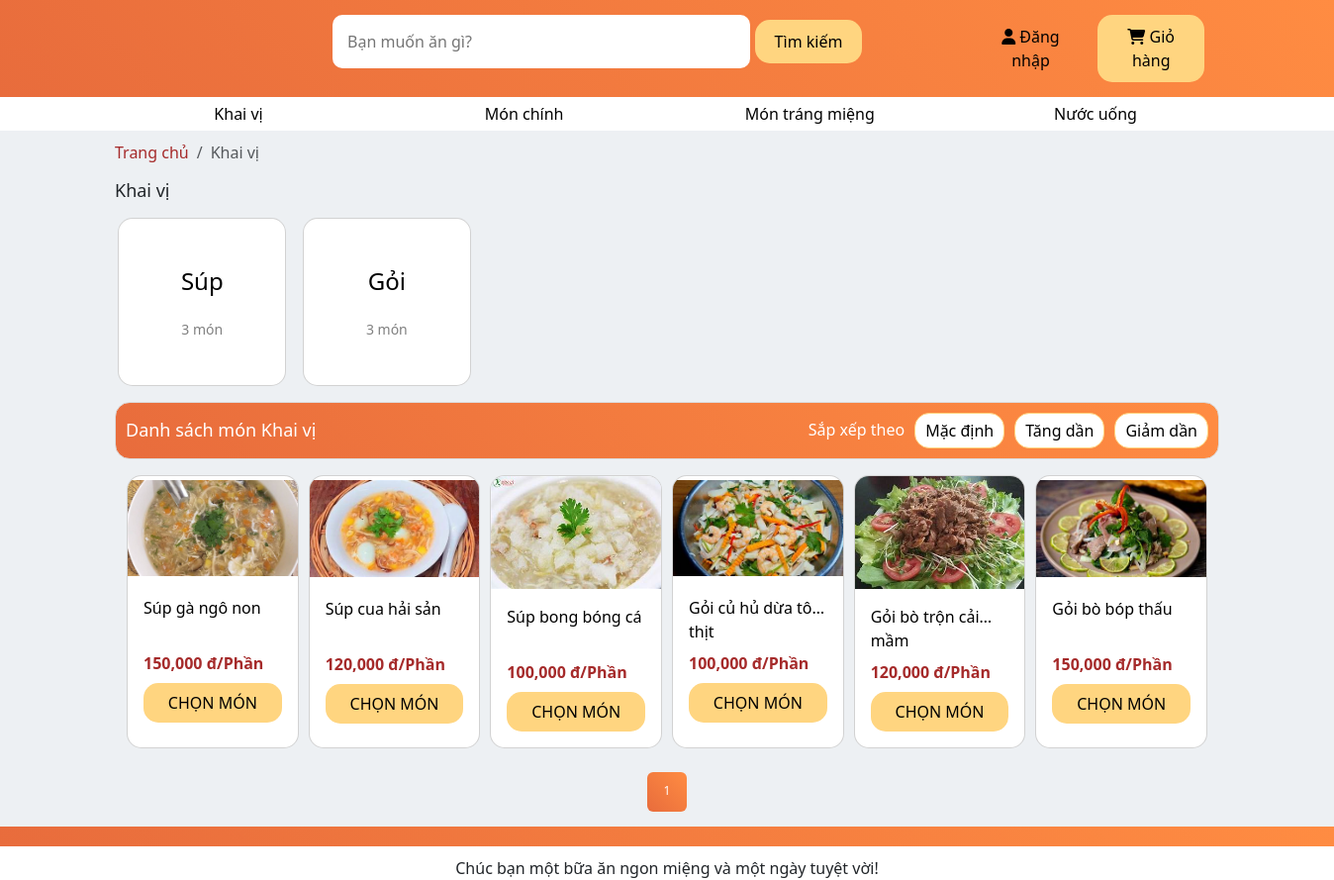
The page /Khai vị/ on the database its author committed.
### products/models.py (models this page shows, shortened)
class Category_lv1(models.Model):
    UNIT_TYPE_CHOICES = [
        ('Khai vị', 'Khai vị'),
        ('Món chính', 'Món chính'),
        ('Món tráng miệng', 'Món tráng miệng'),
        ('Nước uống', 'Nước uống'),
    ]
    cate_1 = models.CharField(max_length=500, choices=UNIT_TYPE_CHOICES)
    def __str__(self) -> str:
        return self.cate_1

class Category_lv2(models.Model):
    cate_1 = models.ForeignKey(Category_lv1, on_delete=models.SET_NULL, null=True, blank=False)
    cate_2 = models.CharField(max_length=500)
    num_products = models.IntegerField(default=0) # Số loại món ăn thuộc danh mục cấp 2
    def __str__(self) -> str:
        return self.cate_2
    def update_num_products(self):
        self.num_products = Product.objects.filter(prod_cate_lv2=self).count()
        self.save()

class Product(models.Model):
    prod_name = models.CharField(max_length=500)
    prod_price = models.IntegerField()
    prod_cate_lv1 = models.ForeignKey(Category_lv1, on_delete=models.SET_NULL, null=True, blank=False)
    prod_cate_lv2 = models.ForeignKey(Category_lv2, on_delete=models.SET_NULL, null=True, blank=False)
    prod_description = models.CharField(max_length=500,null=True, blank=False)

### products/views.py (the view, shortened to what this page needs)
# urls.py: path('<str:cate_lv1_name>/', views.PList_Lv1, name='categories_products'),
def PList_Lv1(request, cate_lv1_name):
    cate_lv1 = get_object_or_404(Category_lv1, cate_1=cate_lv1_name)
    categories_lv2 = Category_lv2.objects.filter(cate_1=cate_lv1)
    products = Product.objects.filter(prod_cate_lv2__in=categories_lv2)
    for cate_lv2 in categories_lv2:
        cate_lv2.update_num_products()
    for product in products:
        avatar = Product_Image.objects.filter(prod_name=product, is_avatar=True).first()
        product.avatar_url = avatar.ImageURL if avatar else None
        product.prod_price_formatted = "{:,.0f}".format(product.prod_price)  # xxx.xxx
    breadcrumb = [
        {"name": "Trang chủ", "url": "/"},
        {"name": cate_lv1.cate_1, "url": f"/{cate_lv1.cate_1}/"}
    ]
    paginator = Paginator(products, 12)
    page_number = request.GET.get('page')
    page_obj = paginator.get_page(page_number)
    total_pages = paginator.num_pages
    current_page = page_obj.number
    if total_pages <= 7:
        page_range = paginator.page_range
    context = {
        'cate_lv1': cate_lv1,
        'categories_lv2': categories_lv2,
        'page_obj': page_obj,
        'page_range': page_range,
        'breadcrumb': breadcrumb
    }
    return render(request, 'PList_Lv1.html', context)

### products/context_processors.py (called while the page is built)
def nav_categories(request):
    categories_data = []
    categories_lv1 = Category_lv1.objects.all()
    for cate_lv1 in categories_lv1:
        categories_lv2 = Category_lv2.objects.filter(cate_1=cate_lv1)
        categories_data.append({
            "cate_lv1": cate_lv1,
            "categories_lv2": categories_lv2
        })
    return {
        "categories_data": categories_data
    }

### products/models.py (called while the page is built)
    @property
    def ImageURL(self):
        try:
            url = self.prod_image.url
        except :
            url = ''
        return url

### products/templates/PList_Lv1.html (shortened to what this page needs)
{% extends 'base.html' %}
{% load static %}
{% block content %}
<link rel="stylesheet" href="{% static 'css/product_page_style.css' %}">
<section class="bread-crumb">
    <div class="container">
        <nav aria-label="breadcrumb">
            <ol class="breadcrumb">
                {% for item in breadcrumb %}
                    {% if forloop.last %}
                        <li class="breadcrumb-item active" aria-current="page">{{ item.name }}</li>
                    {% else %}
                        <li class="breadcrumb-item no-active"><a href="{{ item.url }}">{{ item.name }}</a></li>
                    {% endif %}
                {% endfor %}
            </ol>
        </nav>
    </div>
</section>
<section class="categories">
    <div class="container">
        <h1>{{ cate_lv1.cate_1 }}</h1>
        <div class="grid">
            {% for category in categories_lv2 %}
            <a href="{% url 'categories_lv2' cate_lv1.cate_1 category.cate_2 %}">
                <div class="card">
                    <div class="card-body">
                        <p class="name-cate">{{ category.cate_2 }}</p>
                        <p class="num-product">{{ category.num_products }} món</p>
                    </div>
                </div>
            </a>
            {% endfor %}
        </div>
    </div>
</section>
    <section class="product-list">
        <div class="container">
            <div class="product-header">
                <div class="grid">
                    <h1>Danh sách món {{cate_lv1.cate_1}}</h1>
                    <div class="sort">
                        <h2>Sắp xếp theo</h2>
                        <button id="sort-default">Mặc định</button>
                        <button id="sort-asc">Tăng dần</button>
                        <button id="sort-desc">Giảm dần</button>
                    </div>
                </div>
            </div>
            <div class="filter-and-product-cards">
                <div class="container">
                    <div class="product-cards">
                        <div class="grid" id="product-list">
                            {% for product in page_obj %}
                            <div class="card">
                                <a href="{% url 'product_detail' product.prod_cate_lv1 product.prod_cate_lv2 product.prod_name %}" class="card-title-link">
                                    <img src="{{ product.avatar_url }}" class="card-img-top" alt="{{product.prod_name}}">
                                </a>
                                <div class="card-body">
                                <a href="{% url 'product_detail' product.prod_cate_lv1 product.prod_cate_lv2 product.prod_name %}" class="card-title-link">
                                    <h5 class="card-title line-clamp">
                                        {{product.prod_name}}
                                    </h5>
                                </a>
                                    <div class="product-info">
                                        <p class="price">{{product.prod_price_formatted}} đ/Phần</p>
                                    </div>
                                    <button data-product="{{ product.id }}" data-action="add" class="addtocart update-cart">CHỌN MÓN</button>
                                </div>
                            </div>
                            {% endfor %}
                        </div>
                    </div>
                    <div class="PhanTrang">
                        <nav aria-label="Page navigation" class="mt-4">
                            <ul class="pagination justify-content-center">
                                {% for num in page_range %}
                                    {% if num == '...' %}
                                        <li class="page-item disabled"><span class="page-link">...</span></li>
                                    {% else %}
                                        <li class="page-item {% if page_obj.number == num %}active{% endif %}">
                                            <a class="page-link" href="?page={{ num }}">{{ num }}</a>
                                        </li>
                                    {% endif %}
                                {% endfor %}
                            </ul>
                        </nav>
                    </div>
                </div>
            </div>
        </div>
    </section>
{% endblock %}

### products/templates/base.html (shortened to what this page needs)
{% load static %}
<!doctype html>
<html lang="en">
<head>
    <link href="https://cdn.jsdelivr.net/npm/bootstrap@5.3.3/dist/css/bootstrap.min.css" rel="stylesheet"
>
    <link rel="stylesheet" href = "{% static 'css/base.css' %}">
</head>
<body>
    <header>
        <div class="container">
            <div class="main-header">
                <div class="row">
                    <div class="col-xl-2">
                    </div>
                    <div class="col-xl-7">
                        <form class="search" method = POST action = "{% url "TimKiem" %}">
                            <input class="search-bar" type="search"
                                placeholder="Bạn muốn ăn gì?" name="searched">
                            <button class="search-btn" type="submit">Tìm kiếm</button>
                        </form>
                    </div>
                    <div class="col-xl-3">
                        <div class="customer">
                            <button class="sign-in"><i class="fa-solid fa-user"></i> Đăng nhập</button>
                            <button class="cart"><i class="fa-solid fa-cart-shopping"></i> Giỏ hàng</button>
                        </div>
                    </div>
                </div>
            </div>
        </div>
    </header>
    <nav>
        <div class="container">
            <ul>
                {% for data in categories_data %}
                    <li class="dropdown">
                        <a href="{% url 'categories_products' data.cate_lv1.cate_1 %}">
                            {{ data.cate_lv1.cate_1 }}
                        </a>
                    </li>
                {% endfor %}
            </ul>
        </div>
    </nav>
    {% block content %}
    {% endblock %}
    <footer>
        <div class = "container">
            <p>Chúc bạn một bữa ăn ngon miệng và một ngày tuyệt vời!</p>
        </div>
    </footer>
</body>
</html>

### static/css/base.css (style rules this page uses)
:root { --background-color1: #EDF0F3; }
* { font-weight: 500; }
body { background-color: var(--background-color1); }
a { text-decoration: none; color: black; }
ul { padding-left: 0px; list-style-type: none; }
header { background: linear-gradient(45deg, #E86C3C, #FF8C42); }
footer { background: white; }
header .main-header { padding: 15px; }
header .main-header .search { padding-left: 20px; }
header .main-header .search .search-bar { width: 70%; padding: 15px 15px; border: none; border-radius: 10px; }
header .main-header .customer { height: 100%; display: flex; justify-content: space-between; padding-left: 10px; align-items: center; }
header .main-header .customer button { margin-left: 10px; }
header .main-header .customer .sign-in { background-color: transparent ; }
footer { padding-top: 30px; position: relative; }
footer::before { content: ""; background: linear-gradient(45deg, #E86C3C, #FF8C42); width: 100%; height: 20px; top: 0; position: absolute; }
footer p { text-align: center; margin-bottom: 0px; }
button { padding: 10px 20px; border-radius: 15px; border: none; background: #FFD580; color: black; }
nav { background-color: white; margin-bottom: 10px; }
nav ul { display: flex; justify-content: space-between; margin-bottom: 0px; }
nav ul li { width: 250px; padding: 5px; text-align: center; }
nav ul li a { color: black; width: 100%; }
nav .dropdown { position: relative; display: inline-block; }
.breadcrumb { background-color: #EDF0F3; }
.breadcrumb-item a { color: brown; }

### static/css/product_page_style.css (style rules this page uses)
.categories .grid { display:grid; grid-template-columns: 1fr 1fr 1fr 1fr 1fr 1fr 1fr; gap: 10px; place-items: center; width: 1296px; }
.categories h1 { font-size: 18px; margin-bottom: 16px; }
.categories .card { background-color: white; border-radius: 15px; padding: 0; display: flex; width: 170px; height: 170px; }
.categories .card-body { padding: 0; display: flex; flex-direction: column; justify-content: center; align-items: center; }
.categories .card .card-body .num-product { font-size: 14px; margin-top: 4px; margin-bottom: 0px; color: grey; }
.categories .card .card-body .name-cate { color: black; font-size: 24px; }
.product-header { margin-bottom: 16px; margin-top: 16px; background: linear-gradient(45deg, #E86C3C, #FF8C42); border-radius: 15px; color: white; border: 1px solid gainsboro; }
.product-header .sort { display: flex; gap: 10px; justify-content: flex-end; align-items: center; }
.sort h2 { font-size: 16px; margin-bottom: 0; }
.product-header .grid h1 { font-size: 18px; margin-bottom: 0; }
.product-header .grid { display: grid; grid-template-columns: auto auto; align-items: center; padding: 10px; }
.card { border-radius: 15px; overflow: hidden; }
.product-cards .card { display: grid; }
.card-img-top { width: 100%; height: 100%; object-fit: contain; }
.card-title { font-size: 16px; display: -webkit-box; -webkit-line-clamp: 1; -webkit-box-orient: vertical; overflow: hidden; text-overflow: ellipsis; line-height: 1.5; min-height: calc(1.5em * 2); }
.product-cards .card .card-body button { display: block; margin: 8px auto 0; width: 100%; padding: 8px 16px; }
.price { font-size: 16px; font-weight: bold; color: brown; margin: 2px 0; }
.product-cards .grid { display: grid; grid-template-columns: 1fr 1fr 1fr 1fr 1fr 1fr; gap: 10px; width: auto; }
.PhanTrang nav { background: transparent; box-shadow: none; }
.PhanTrang nav ul li { width: 40px; padding: 0px; text-align: center; font-size: 12px; }
.PhanTrang ul li a { color: black; width: 100%; height: 40px; font-size: 12px; padding: 10px; margin-bottom: 5px; }
.sort button { background-color: white; border: 1px solid #FFD580; color: black; padding: 5px 10px; cursor: pointer; transition: background-color 0.3s, color 0.3s; }
.breadcrumb { background-color: #EDF0F3; }
.page-link { background: linear-gradient(45deg, #E86C3C, #FF8C42); border: none; }

### rows shown on the page
Category_lv1: cate_lv1.cate_1 "Khai vị", name "Khai vị", cate_1 "Khai vị"
Category_lv1: cate_lv1.cate_1 "Món chính"
Category_lv1: cate_lv1.cate_1 "Món tráng miệng"
Category_lv1: cate_lv1.cate_1 "Nước uống"
Category_lv2: cate_2 "Súp", num_products "3"
Category_lv2: cate_2 "Gỏi", num_products "3"
Product: shows a picture, prod_name "Súp gà ngô non", prod_price_formatted "150,000"
Product: shows a picture, prod_name "Súp cua hải sản", prod_price_formatted "120,000"
Product: shows a picture, prod_name "Súp bong bóng cá", prod_price_formatted "100,000"
Product: shows a picture, prod_name "Gỏi củ hủ dừa tôm thịt", prod_price_formatted "100,000"
Product: shows a picture, prod_name "Gỏi bò trộn cải mầm", prod_price_formatted "120,000"
Product: shows a picture, prod_name "Gỏi bò bóp thấu", prod_price_formatted "150,000"

### other values the page prints
{{ item.name }} "Trang chủ"
{{ num }} "1"
